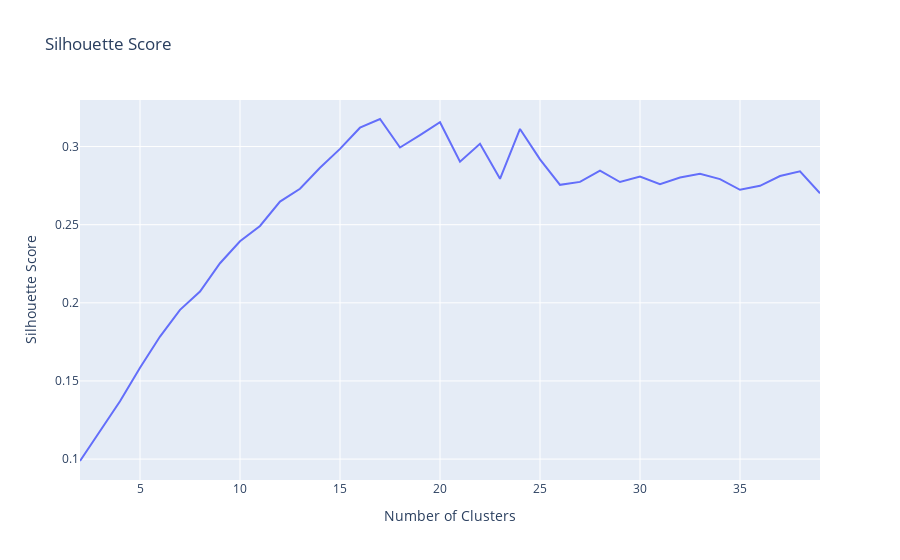

Notebook code for this chart:
### Code cell
fig = px.line(
    x=outcomes['n_clusters'], 
    y=outcomes['S_score'], 
    title='Silhouette Score',
    labels ={
        'x': 'Number of Clusters',
        'y': 'Silhouette Score',
    }
)
fig.show()

### Figure 1 — Plotly figure (JSON) as saved in the notebook; plotly's stock layout.template omitted (floating-point values rounded to 4 significant figures)
{"data": [{"hovertemplate": "Number of Clusters=%{x}<br>Silhouette Score=%{y}<extra></extra>", "legendgroup": "", "line": {"color": "#636efa", "dash": "solid"}, "mode": "lines", "name": "", "orientation": "v", "showlegend": false, "type": "scatter", "x": [2, 3, 4, 5, 6, 7, 8, 9, 10, 11, 12, 13, 14, 15, 16, 17, 18, 19, 20, 21, 22, 23, 24, 25, 26, 27, 28, 29, 30, 31, 32, 33, 34, 35, 36, 37, 38, 39], "xaxis": "x", "y": [0.09878, 0.1178, 0.137, 0.1585, 0.1784, 0.1955, 0.2072, 0.2253, 0.2394, 0.2492, 0.2648, 0.273, 0.2864, 0.2985, 0.3121, 0.3176, 0.2994, 0.3073, 0.3156, 0.2903, 0.3018, 0.2793, 0.3113, 0.2918, 0.2755, 0.2774, 0.2846, 0.2773, 0.2808, 0.2759, 0.2802, 0.2825, 0.2792, 0.2723, 0.2749, 0.2811, 0.2842, 0.2701], "yaxis": "y"}], "layout": {"legend": {"tracegroupgap": 0}, "title": {"text": "Silhouette Score"}, "xaxis": {"anchor": "y", "domain": [0, 1], "title": {"text": "Number of Clusters"}}, "yaxis": {"anchor": "x", "domain": [0, 1], "title": {"text": "Silhouette Score"}}}}
